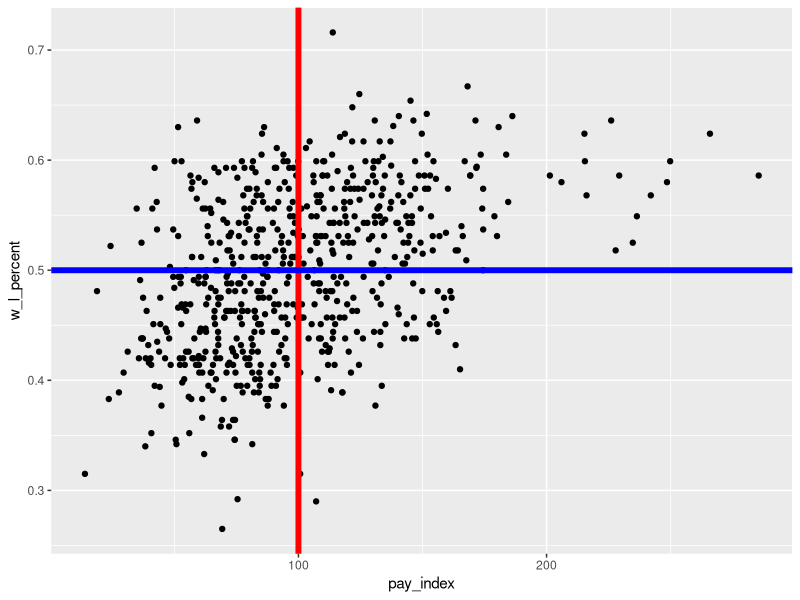
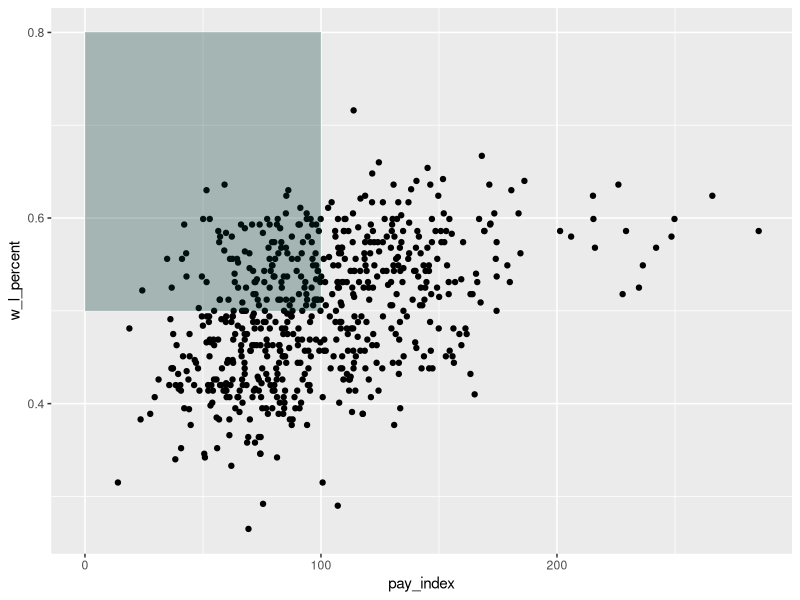
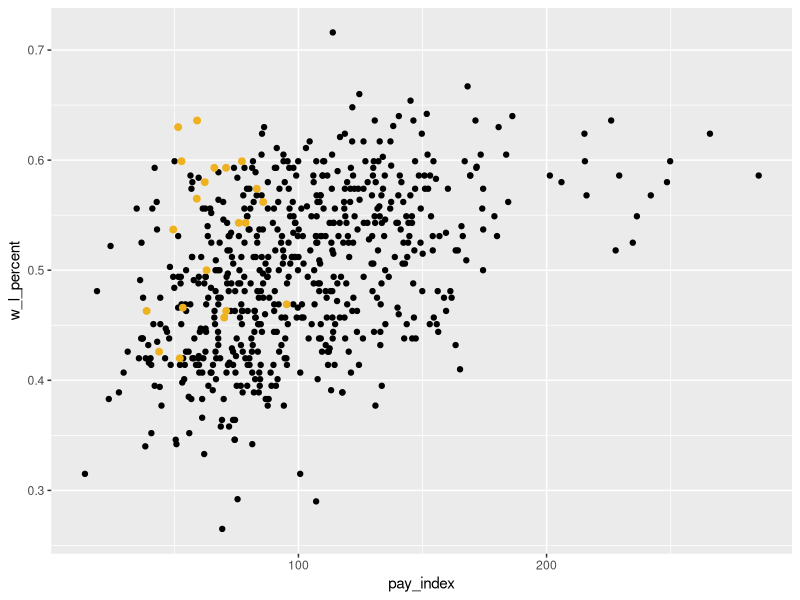

Write the R code that produced these figures, in order. (Note: this script raises an error after producing the figures.)
## ---- chunk 1
library(knitr)
opts_chunk$set(message = FALSE, warning = FALSE, cache = TRUE)
options(width = 100, dplyr.width = 100)

library(tidyverse)
## ---- chunk 2

mlb_pay_wl <- read_csv("data/mlb_pay_wl.csv", 
                       col_types = 
                         cols(year_num = col_character()))

# create plot object for repeated use
moneyball_plot <- ggplot(mlb_pay_wl, aes(x = pay_index, y = w_l_percent)) + 
  geom_point() 

moneyball_plot +
  geom_vline(xintercept  = 100, colour = "red", size = 2) +
  geom_hline(yintercept = 0.5, colour = "blue", size = 2)

## ---- chunk 3
moneyball_plot +
  annotate("rect", xmin = 0, xmax = 100, ymin = 0.5, ymax = 0.8,
           alpha = .3, fill = "#003831")

## ---- chunk 4

oakland <- mlb_pay_wl %>% 
  filter(tm == "OAK")

moneyball_plot +
  geom_point(data = oakland, aes(x = pay_index, y = w_l_percent),
             colour = "#efb21e", size = 2)

## ---- chunk 5

# create new version of plot with 
# gray points on white background
ggplot(mlb_pay_wl, aes(x = pay_index, y = w_l_percent)) + 
  geom_point(colour = "gray75") +
  theme_bw() +
  # Oakland points
  geom_point(data = oakland, aes(x = pay_index, y = w_l_percent),
             colour = "#seagreen", size = 2) +
  geom_vline(xintercept  = 100, colour = "grey50", size = 0.75) +
  geom_hline(yintercept = 0.5, colour = "grey50", size = 0.75)
  

## ---- chunk 6

mlb_2002 <- mlb_pay_wl %>% 
  filter(year_num == 2002)

# add salary group
mlb_2002 <- mlb_2002 %>% 
  mutate(salary_grp = case_when(
    pay_index >= 100 ~ "above",
    pay_index < 100 ~ "below"
  ))


# add quadrant
mlb_2002 <- mlb_2002 %>% 
  mutate(team_quad = case_when(
    pay_index >= 100 & w_l_percent >= 0.5 ~ "I",
    pay_index < 100 & w_l_percent >= 0.5 ~ "II",
    pay_index < 100 & w_l_percent < 0.5 ~ "III",
    pay_index >= 100 & w_l_percent < 0.5 ~ "IV"
  ))

team_for_label <- mlb_2002 %>% 
  group_by(salary_grp) %>% 
  filter(w_l_percent == max(w_l_percent) |
         w_l_percent == min(w_l_percent))

team_for_label

## ---- chunk 7

# the same plot as before, but with just the 2002 teams
ggplot(mlb_2002, aes(x = pay_index, y = w_l_percent)) + 
  geom_point() +
  # add the names from the "team_for_label" table
  geom_text(data = team_for_label, aes(label = tm))

## ---- chunk 8

# the same plot as before, but with just the 2002 teams
ggplot(mlb_2002, aes(x = pay_index, y = w_l_percent)) + 
  geom_point() +
  # add horizontal and vertical lines
  geom_vline(xintercept  = 100, colour = "grey") +
  geom_hline(yintercept = 0.5, colour = "grey") +
  # add the names from the "team_for_label" table
  geom_label(data = team_for_label, aes(label = tm),
             nudge_x = -6)

## ---- chunk 9
mlb_pay_wl %>% 
  filter(year_num > "2014") %>% 
  ggplot(aes(x = pay_index, y = w_l_percent, color = year_num)) + 
  geom_point()

## ---- chunk 10

mlb_pay_wl %>% 
  filter(year_num > "2014") %>% 
  ggplot(aes(x = pay_index, y = w_l_percent, colour = year_num)) + 
  geom_point() +
  # add ColorBrewer palette
  scale_colour_brewer(palette = "Set1")


## ---- chunk 11
ggplot(mlb_pay_wl, aes(x = pay_index, y = w_l_percent, color = attend_g)) + 
  geom_point() +
  scale_color_distiller(palette = "Greens")

## ---- chunk 12
ggplot(mlb_pay_wl, aes(x = pay_index, y = w_l_percent, color = attend_g)) + 
  geom_point() +
  scale_color_viridis_c(direction = -1)

